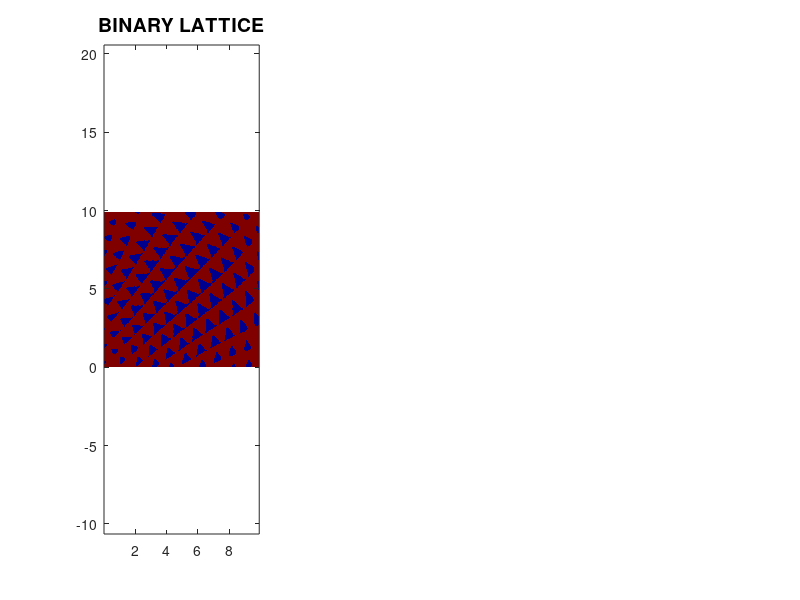

Write MATLAB code to recreate this figure. (Note: this script raises an error after producing the figure.)
%% MESH & PLOT SVL LATTICE 

% INITIALIZE MATLAB 
clear; 
clc; 
close all; 

% OPEN FIGURE WINDOW 
figure('Color', 'w', 'Units', 'normalized', 'Outerposition', [0 0 1 1]); 


%%%%%%%%%%%%%%%%%%%%%%%%%%%%%%%%%%%%%%%%%%%
%% LOAD DATA FROM FILE
%%%%%%%%%%%%%%%%%%%%%%%%%%%%%%%%%%%%%%%%%%%

load('SVLATTICE2D.mat');
SVLS = 1-SVLS;

% RECALCULATE GRID
[Nx, Ny] = size(SVLS);
dx = dx2; 
dy = dy2; 
Sx = Nx*dx; 
Sy = Ny*dy; 
xa = [1:Nx]*dx; 
ya = [1:Ny]*dy; 



% SHOW LATTICE
subplot(131); 
hh = imagesc(xa, ya, SVLS'); 
h = get(hh, 'Parent'); 
set(h, 'YDir', 'normal'); 
colormap(jet); 
axis equal tight; 
title('BINARY LATTICE', 'FontSize', 14); 
drawnow; 



%%%%%%%%%%%%%%%%%%%%%%%%%%%%%%%%%%%%%%%%%%%
%% REDUCE RESOLUTION OF LATTICE
%%%%%%%%%%%%%%%%%%%%%%%%%%%%%%%%%%%%%%%%%%%

% LOWER RESOLUTION GRID

Nx2 = 100; 
Ny2 = round(Nx2*(Sy/Sx)); 

xa2 = linspace(xa(1), xa(Nx), Nx2); 
ya2 = linspace(ya(1), ya(Ny), Ny2); 

dx2 = xa2(2) - xa2(1); 
dy2 = ya2(2) - ya2(1);

% INTERPOLATE TO LOW RESOLUTION
SVL = svlblur(SVLS, [Nx, Ny]./[Nx2 Ny2]); 
SVL = interp2(ya,xa', SVL, ya2, xa2'); 


% SHOW REDUCED LATTICE
subplot(132); 
hh = imagesc(xa, ya, SVL'); 
h = get(hh, 'Parent'); 
set(h, 'YDir', 'normal'); 
colormap(jet); 
axis equal tight; 
title('REDUCED BINARY LATTICE', 'FontSize', 14); 
drawnow; 

%%%%%%%%%%%%%%%%%%%%%%%%%%%%%%%%%%%%%%%%%%%
%% MESH REDUCE RESOLUTION OF LATTICE
%%%%%%%%%%%%%%%%%%%%%%%%%%%%%%%%%%%%%%%%%%%


% STACK SVL 
SVL          = rot90(fliplr(SVL)); 
SVL(:, :, 2) = SVL;


% GENERATE MESH USIING ISOCAPS

[F, V] = isocaps(xa2, ya2, [0, 1], SVL, 0.5, 'zmin'); 

% SHOW REDUCED LATTICE
subplot(133);
c =[ .5 .5 .8]; 
hh = patch('Faces', F, 'Vertices', V, 'FaceColor', c);  
h = get(hh, 'Parent'); 
set(h, 'YDir', 'normal');
colormap(jet); 
axis equal tight; 
title('MESH BINARY LATTICE', 'FontSize', 14); 
drawnow; 


%%%%%%%%%%%%%%%%%%%%%%%%%%%%%%%%%%%%%%%%%%%
%% SAVE LATTICE.STL FILE
%%%%%%%%%%%%%%%%%%%%%%%%%%%%%%%%%%%%%%%%%%%
svlcad('svlattice2D.stl', F, V); 
